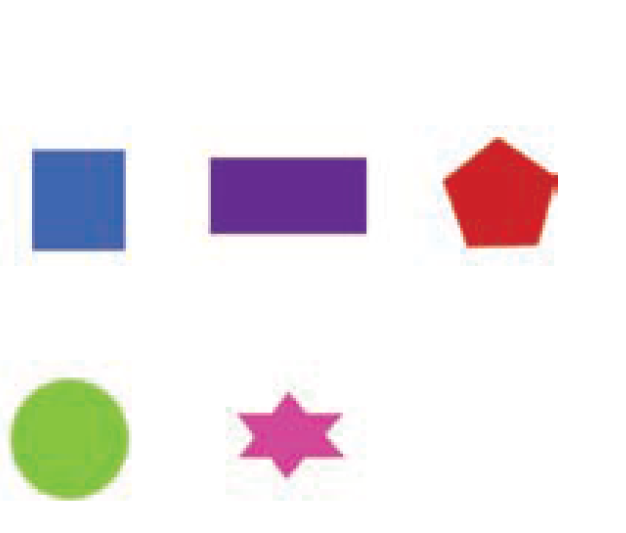
#> input picture shapes.png, 626 x 533 px
$ python main.py
#> lines starting #> are read from the running program, lines starting #| are printed output that depends on the picture
### src/color_detection/io_utils.py
import os, json
import cv2
import numpy as np

# =========================
# I/O helpers
# =========================
def read_image(path):
#> called with path = 'shapes.png'
    if not os.path.exists(path):
        raise FileNotFoundError(f"Not found: {path}")
    img = cv2.imread(path, cv2.IMREAD_COLOR)
#> img is the input picture: shape (533, 626, 3); mean B, G, R 234.6, 232.5, 237.7
    if img is None:
        raise ValueError("cv2.imread failed")
    return img  # BGR uint8

def save_mask(path, mask_uint8):
    cv2.imwrite(path, mask_uint8)

def overlay_mask(img_bgr, mask, alpha=0.5, color_bgr=(0,0,255)):
    ov = img_bgr.copy()
    sel = mask > 0
    if sel.any():
        ov[sel] = (ov[sel] * (1-alpha) + np.array(color_bgr, dtype=np.float32) * alpha).astype(np.uint8)
    return ov

def save_json(path, data):
    with open(path, "w", encoding="utf-8") as f:
        json.dump(data, f, ensure_ascii=False, indent=2)

### src/color_detection/preprocess.py
import cv2
import numpy as np

# =========================
# Preprocess
# =========================

# Gray-world: scale kênh sao cho mean(B)=mean(G)=mean(R)
def white_balance_grayworld(bgr):
    # get 3 layers from image: blue, green, red
    b, g, r = cv2.split(bgr.astype(np.float32))
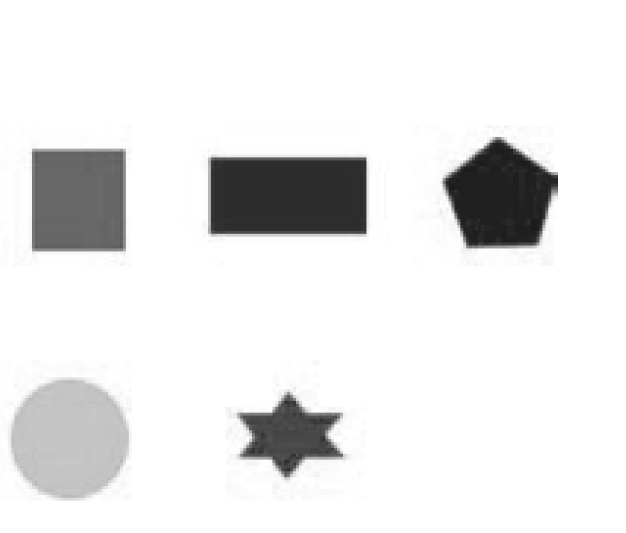
#> g: shape (533, 626) float32; min 27, max 255, mean 232.5
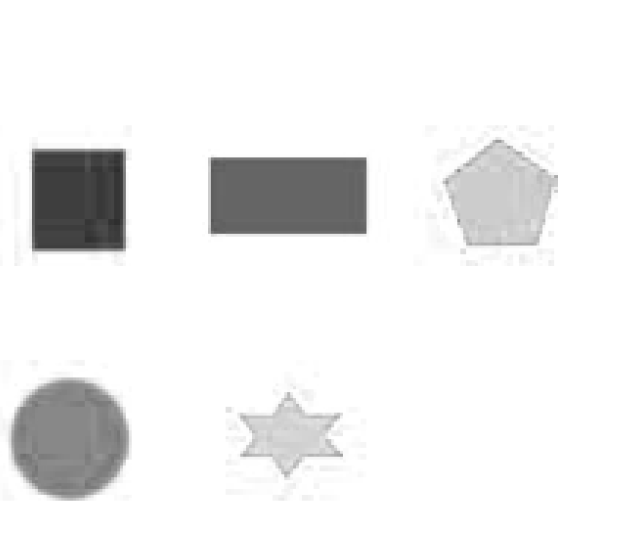
#> r: shape (533, 626) float32; min 45, max 255, mean 237.7

    # calculate mean of each layer
    mb, mg, mr = b.mean(), g.mean(), r.mean()
#> mb = 234.6; mg = 232.5; mr = 237.7

    # calculate k mean
    k = (mb + mg + mr) / 3.0
#> k = 234.9

    # avoid divide by 0: if mean = 0, replace with a tiny value
    mb = max(mb, 1e-6)
    mg = max(mg, 1e-6)
    mr = max(mr, 1e-6)

    # calculate new pixel value for each layer
    b = np.clip(b * (k/mb), 0, 255)
    g = np.clip(g * (k/mg), 0, 255)
    r = np.clip(r * (k/mr), 0, 255)

    # combine 3 layers adn return (BGR, uint8)
    return cv2.merge([b, g, r]).astype(np.uint8)

# Contrast Limited Adaptive Histogram Equalization
# clip: contrast limited value, default 2.0
# tiles: local window size to process HE, default 8x8
def clahe_on_lab_l(bgr, clip=2.0, tiles=(8,8)):
    # convert BGR -> LAB: L: Lightness(độ sáng), A/B: thông tin màu
#> called with clip = 2, tiles = (8, 8)
    lab = cv2.cvtColor(bgr, cv2.COLOR_BGR2LAB)
#> lab: shape (533, 626, 3); mean of channels 0, 1, 2 235.8, 129.8, 128.1

    # split L, a, b from lab
    L, a, b = cv2.split(lab)
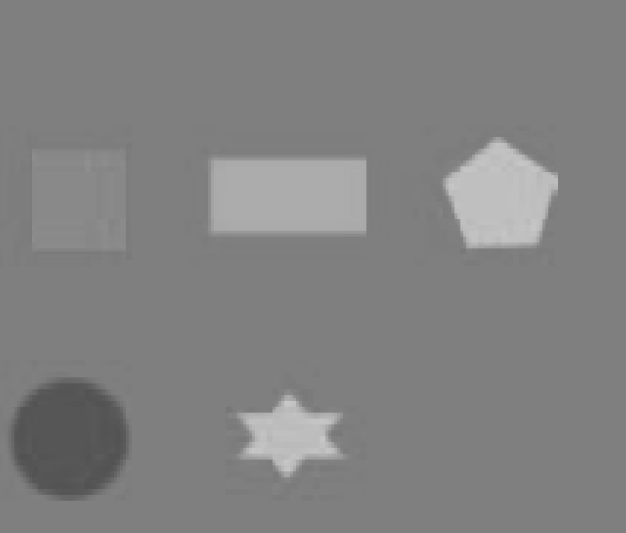
#> a: shape (533, 626); min 81, max 200, mean 129.8
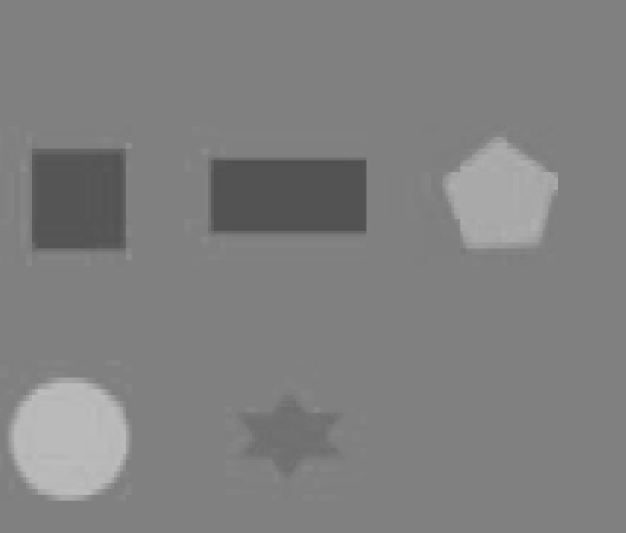
#> b: shape (533, 626); min 81, max 189, mean 128.1

    # create CLAHE config
    clahe = cv2.createCLAHE(clipLimit=clip, tileGridSize=tiles)

    # Apply CLAHE to channel L only, reason, just want to adjust lightness
    L2 = clahe.apply(L)
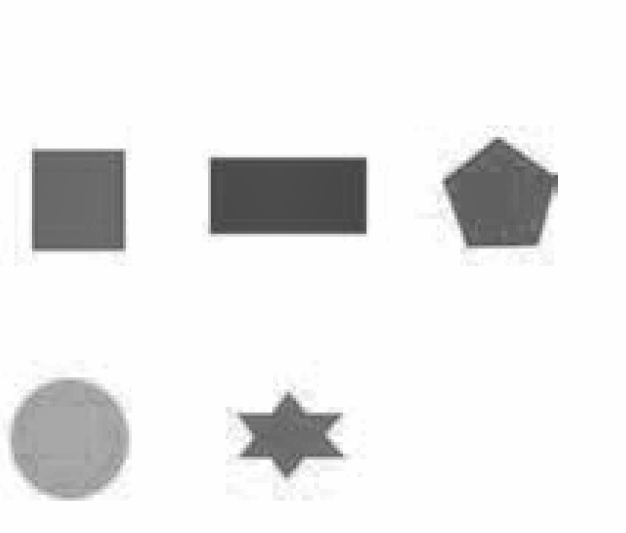
#> L2: shape (533, 626); min 63, max 254, mean 233.9

    # combine applied CLAHE L with a, b
    lab2 = cv2.merge([L2, a, b])
#> lab2: shape (533, 626, 3); mean of channels 0, 1, 2 233.9, 129.8, 128.1

    # Convert LAB to BGR and return
    return cv2.cvtColor(lab2, cv2.COLOR_LAB2BGR)

### src/color_detection/colorspaces.py
import cv2

# =========================
# Color space
# =========================
def to_hsv_lab(bgr):
    # convert BGR to LAB
    hsv = cv2.cvtColor(bgr, cv2.COLOR_BGR2HSV)   # H:0..179, S/V:0..255
#> hsv: shape (533, 626, 3); mean H, S, V 91.6, 28.3, 241.4
    # convert BGR to HSV
    lab = cv2.cvtColor(bgr, cv2.COLOR_BGR2LAB)   # OpenCV Lab
#> lab: shape (533, 626, 3); mean of channels 0, 1, 2 233.9, 129.8, 128.1
    return hsv, lab

### src/color_detection/stats.py
# =========================
# Stats
# =========================
def area_ratio_by_masks(masks_dict):
    total = 0
    areas = {}
    for k, m in masks_dict.items():
        a = int((m>0).sum())
        areas[k] = a
        total += a
    if total == 0:
        return {k: 0.0 for k in areas}
    return {k: areas[k]/total for k in areas}

def get_all_config_colors(hsv_spec, lab_refs):
    """Trả về danh sách tên màu duy nhất có trong config (hsv ∪ lab_refs).
    Tự gộp red1/red2 thành 'red'."""
    names = set(lab_refs.keys())
    for k in hsv_spec.keys():
        if k.startswith("red"):
            names.add("red")
        else:
            names.add(k)
    # loại bỏ các khóa kỹ thuật nếu có
    names.discard("red1")
    names.discard("red2")
    return sorted(names)

### src/color_detection/pipeline.py
import os
import numpy as np
import cv2
from .config import DEFAULT_CONFIG
from .io_utils import read_image, save_mask, save_json, overlay_mask
from .preprocess import white_balance_grayworld, clahe_on_lab_l
from .colorspaces import to_hsv_lab
from .hsv_detect import hsv_mask
from .lab_deltae import de_mask
from .fusion import fuse_masks
from .postprocess import morph_refine, remove_small_blobs
from .palette import kmeans_palette_lab
from .stats import area_ratio_by_masks, get_all_config_colors
from .viz import COLOR_BGR_TABLE, draw_labeled_boxes, labref_to_bgr

# =========================
# Main image pipeline
# =========================
def process_image(path, cfg, out_dir="out", k_palette=4, fusion_mode="precise", de_method="ciede2000",
                  morph_open=3, morph_close=5, min_area_ratio=0.0005, save_preview=True):
    os.makedirs(out_dir, exist_ok=True)

    hsv_spec = cfg.get("hsv", DEFAULT_CONFIG["hsv"])
    lab_refs = cfg.get("lab_refs", DEFAULT_CONFIG["lab_refs"])
    fusion_cfg = cfg.get("fusion", DEFAULT_CONFIG["fusion"])
    if fusion_mode is None:
        fusion_mode = fusion_cfg.get("mode", "precise")

    # read image
    bgr0 = read_image(path)

    # Preprocess: White Balance using gray woorld
    bgr1 = white_balance_grayworld(bgr0)

    # Preprocess: CLAHE on L channel, contrast limit at 2.0 and using tiles 8x8
    bgr2 = clahe_on_lab_l(bgr1, clip=2.0, tiles=(8,8))

    # get hsv and lab from preprocessed image
    hsv, lab = to_hsv_lab(bgr2)

    # get unique color names form lab_refs and hsv_spec (note: remove red1 and red2, only red)
    color_names = get_all_config_colors(hsv_spec, lab_refs)

    # get draw color which will use to annotate
    draw_colors = COLOR_BGR_TABLE.copy()
    for cname in color_names:
        if cname not in draw_colors and cname in lab_refs:
            draw_colors[cname] = labref_to_bgr(lab_refs[cname])

    # create empty masks
    masks = {}

    # get Height and Width from input image, use for masking
    H, W = hsv.shape[:2]

    for name in color_names:
        # --- HSV branch ---
        # red is special case: have to merge two range of red in HSV
        if name == "red":
            if "red1" in hsv_spec and "red2" in hsv_spec:
                m_hsv = hsv_mask(hsv, hsv_spec, "red")  # dùng union red1, red2
            else:
                # nếu config không có red1/red2 -> cho nhánh HSV "trắng" để AND/OR không triệt
                m_hsv = np.full((H, W), 255, np.uint8)
        else:
            if name in hsv_spec:
                m_hsv = hsv_mask(hsv, hsv_spec, name)
            else:
                # thiếu HSV -> để nhánh HSV là "trắng", nhánh Lab quyết định
                m_hsv = np.full((H, W), 255, np.uint8)

        # --- Lab ΔE branch ---
        lab_name = name if name in lab_refs else ("red" if "red" in lab_refs else name)
        m_lab = de_mask(lab, lab_refs, lab_name, method=de_method)

        # --- Fuse (precise = AND, recall = OR) ---
        m = fuse_masks(m_hsv, m_lab, mode=fusion_mode,
                       w_hsv=fusion_cfg.get("w_hsv", 0.4),
                       w_lab=fusion_cfg.get("w_lab", 0.6))

        # --- Postprocess ---
        m = morph_refine(m, k_open=morph_open, k_close=morph_close)
        m = remove_small_blobs(m, min_area_ratio=min_area_ratio)

        masks[name] = m
        save_mask(os.path.join(out_dir, f"mask_{name}.png"), m)
#> this loop made 9 passes
#> pass 1, in _in_range_hsv, `H, S, V = cv2.split(hsv)`:
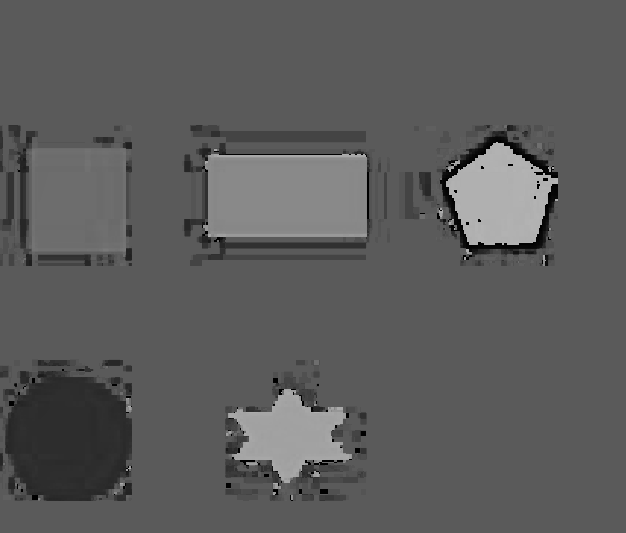
#> H: shape (533, 626); min 0, max 179, mean 91.6
#> pass 1, in _in_range_hsv, `H, S, V = cv2.split(hsv)`:
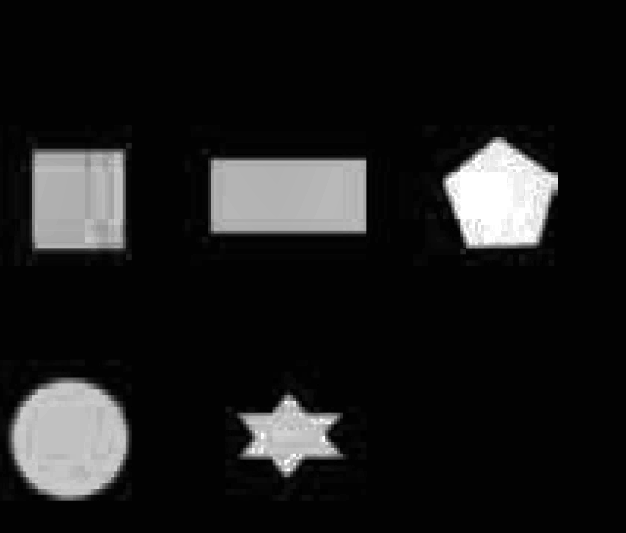
#> S: shape (533, 626); min 0, max 255, mean 28.3
#> after the loop, masks = 9 items
#> (the rest of the program and of its run is left out)
